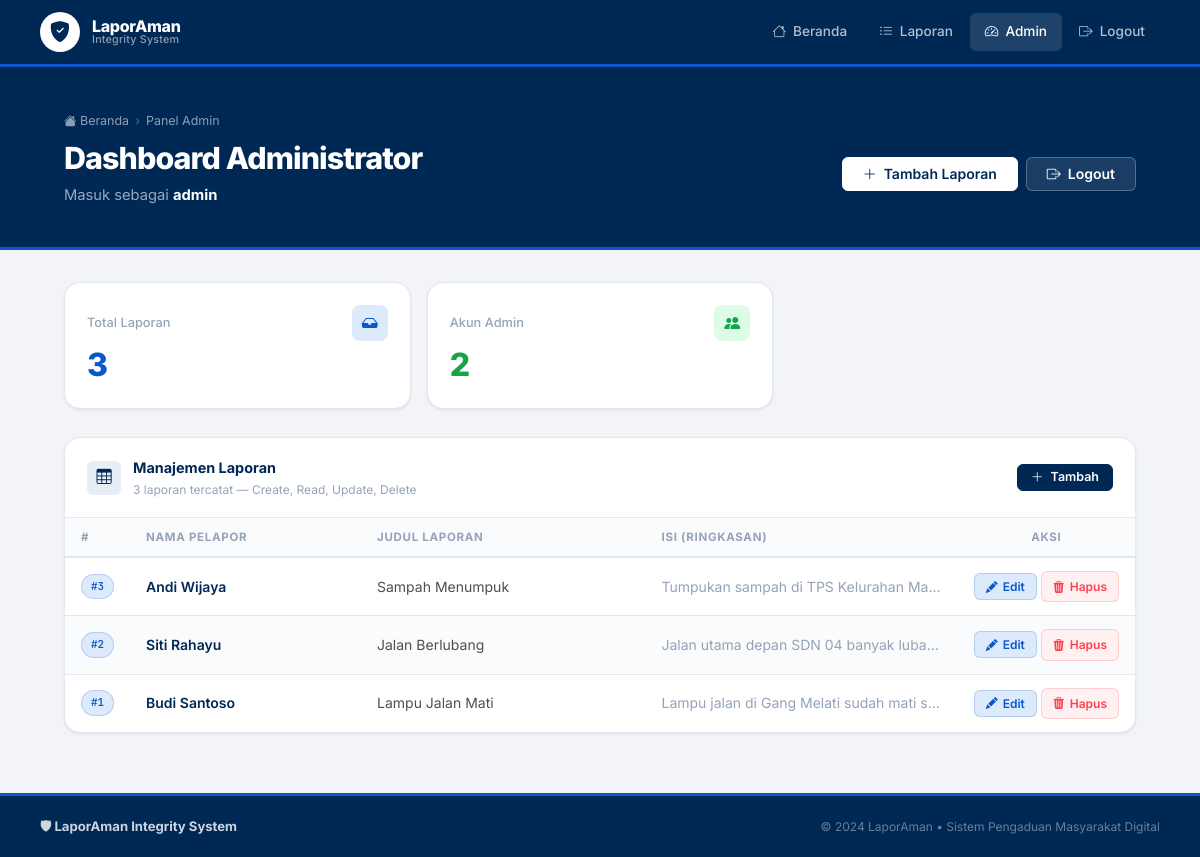
Page /admin (signed in) on the earlier database version.
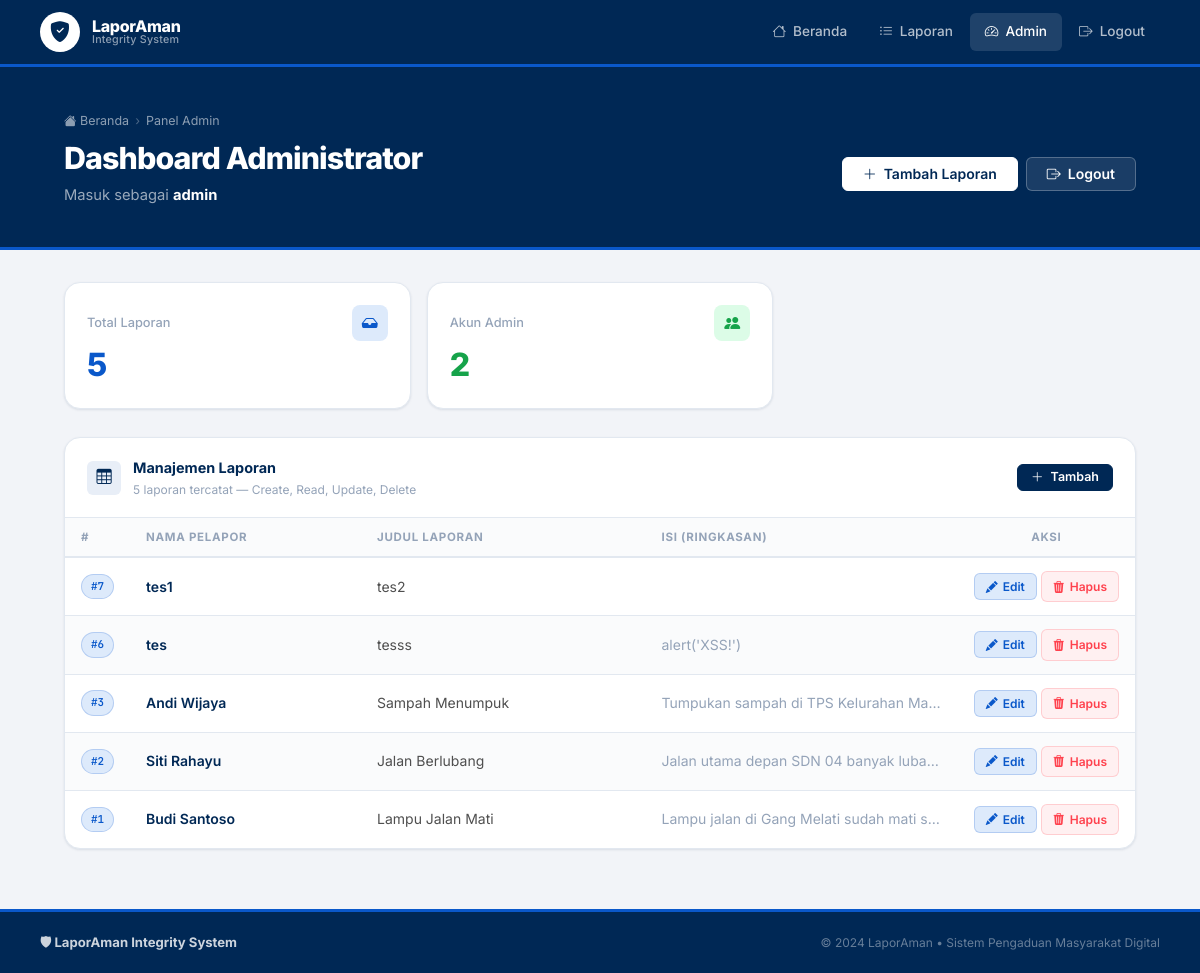
Same page on the later database version.
### tables this page shows
CREATE TABLE reports (
    id           INTEGER PRIMARY KEY AUTOINCREMENT,
    nama_pelapor TEXT NOT NULL,
    judul        TEXT NOT NULL,
    isi_laporan  TEXT NOT NULL
);

### app.py (the view)
@app.route("/admin")
def admin_dashboard():
    if not session.get("admin_logged_in"):
        return redirect(url_for("admin_login"))
    laporan = db_query("SELECT * FROM reports ORDER BY id DESC", fetchall=True) or []
    users   = db_query("SELECT id, username, password FROM users", fetchall=True) or []
    return render_template(
        "admin.html",
        laporan    = laporan,
        users      = users,
        total      = len(laporan),
        admin_user = session.get("admin_user"),
        sqli_used  = session.get("sqli_used", False),
    )

### app.py (called while the page is built)
def get_db():
    if USE_PG:
        conn = psycopg2.connect(DATABASE_URL, sslmode="require")
        return conn
    else:
        db = getattr(g, "_database", None)
        if db is None:
            db = g._database = sqlite3.connect("laporaman.db")
            db.row_factory = sqlite3.Row
        return db

def db_query(sql, params=None, fetchone=False, fetchall=False, commit=False):
    conn = get_db()
    if USE_PG:
        cur = conn.cursor(cursor_factory=psycopg2.extras.RealDictCursor)
        cur.execute(sql, params or ())
        result = None
        if fetchone:   result = dict(cur.fetchone()) if cur.rowcount != 0 else None
        elif fetchall: result = [dict(r) for r in cur.fetchall()]
        if commit: conn.commit()
        conn.close()
        return result
    else:
        cur = conn.execute(sql, params or ())
        result = None
        if fetchone:   result = cur.fetchone()
        elif fetchall: result = cur.fetchall()
        if commit: conn.commit()
        return result

@app.teardown_appcontext
def close_connection(exception):
    if not USE_PG:
        db = getattr(g, "_database", None)
        if db is not None:
            db.close()

### templates/admin.html (shortened to what the changed rows need)
{% extends "base.html" %}
{% block content %}
<div class="page-hero">
  <div class="container">
      <div style="display:flex; align-items:center; justify-content:space-between; flex-wrap:wrap; gap:12px;">
      <div>
        <h1>Dashboard Administrator</h1>
      </div>
    </div>
  </div>
</div>
<div class="container" style="padding: 32px 24px 60px;">
  <div class="grid-3" style="margin-bottom:28px;">
    <div class="stat-card">
      <div style="display:flex; align-items:center; justify-content:space-between; margin-bottom:8px;">
        <div class="stat-label">Total Laporan</div>
        <span style="width:36px;height:36px;background:var(--secondary-light);border-radius:8px;display:flex;align-items:center;justify-content:center;">
        </span>
      </div>
      <div class="stat-value" style="color:var(--secondary);">{{ total }}</div>
    </div>
  </div>
  <div style="display:grid; grid-template-columns:1fr; gap:24px; align-items:start;">
    <div class="card">
      <div class="card-header">
        <div style="flex:1;">
          <div class="card-title">Manajemen Laporan</div>
          <div class="card-subtitle">{{ total }} laporan tercatat — Create, Read, Update, Delete</div>
        </div>
      </div>
      {% if not laporan %}
      <div style="text-align:center; padding:56px 24px;">
        <i class="bi bi-inbox" style="font-size:2.5rem; color:var(--text-3); display:block; margin-bottom:12px;"></i>
        <div style="font-weight:600; color:var(--text-2);">Belum ada laporan</div>
        <button onclick="document.getElementById('modal-tambah').showModal()"
                class="btn btn-primary btn-sm" style="margin-top:14px;">
          <i class="bi bi-plus-lg"></i> Tambah Laporan Pertama
        </button>
      </div>
      {% else %}
      <div class="table-wrap">
        <table>
          <thead>
            <tr>
              <th style="width:48px;">#</th>
              <th>Nama Pelapor</th>
              <th>Judul Laporan</th>
              <th>Isi (Ringkasan)</th>
              <th style="width:130px; text-align:center;">Aksi</th>
            </tr>
          </thead>
          <tbody>
            {% for lap in laporan %}
            <tr>
              <td>
                <span class="badge badge-blue font-mono" style="font-size:0.68rem;">#{{ lap.id }}</span>
              </td>
              <td style="font-weight:600; color:var(--primary); white-space:nowrap;">
                {{ lap.nama_pelapor }}
              </td>
              <td style="color:var(--text-2); max-width:200px;" class="truncate">
                {{ lap.judul }}
              </td>
              <td style="color:var(--text-3); max-width:180px;" class="truncate">
                {{ lap.isi_laporan | striptags | truncate(50) }}
              </td>
              <td style="text-align:center; white-space:nowrap;">
                <button class="action-btn action-edit"
                        data-id="{{ lap.id }}"
                        data-nama="{{ lap.nama_pelapor | e }}"
                        data-judul="{{ lap.judul | e }}"
                        data-isi="{{ lap.isi_laporan | e }}"
                        onclick="openEditBtn(this)">
                  <i class="bi bi-pencil-fill"></i> Edit
                </button>
                <a href="/admin/hapus/{{ lap.id }}" class="action-btn action-delete"
                   onclick="return confirm('Hapus laporan #{{ lap.id }}?')">
                  <i class="bi bi-trash3-fill"></i> Hapus
                </a>
              </td>
            </tr>
            {% endfor %}
          </tbody>
        </table>
      </div>
      {% endif %}
    </div>
  </div>
</div>
{% endblock %}

Differences in the rows shown:
added reports: id "7", nama_pelapor "tes1", judul "tes2"
added reports: id "6", nama_pelapor "tes", judul "tesss", isi_laporan "alert('XSS!')"
Other differences:
{{ total }}: "3" → "5"
